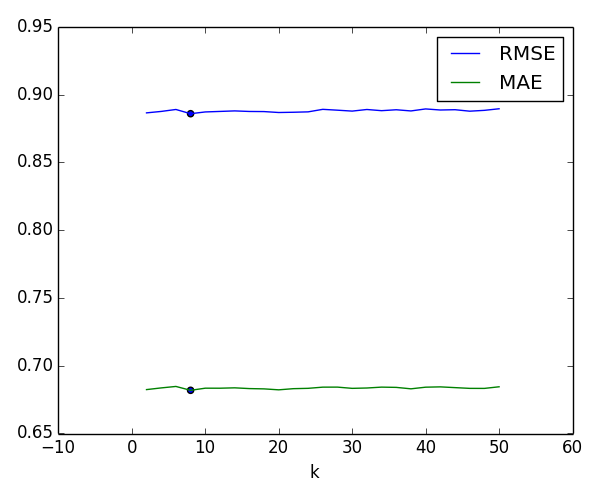

This figure's Python source:
import os
import numpy as np
import matplotlib.pyplot as plt
from surprise import Dataset,Reader,SVD
from surprise.model_selection import cross_validate

# Load the dataset. The path needs to be set to where ml-latest-small is downloaded
file_path = os.path.expanduser('/Volumes/DATA/Downloads/ml-latest-small/ratings.csv')
data = Dataset.load_from_file(file_path, reader=Reader(line_format='user item rating timestamp', sep=',', skip_lines=1))

k_values = np.arange(2,51,2)
RMSE = list()
MAE = list()

for k in k_values:
    algo = SVD(n_factors=k, biased=True)
    # cross-validation and print results.
    cv_result = cross_validate(algo, data, measures=['RMSE', 'MAE'], cv=10, verbose=True, n_jobs=-1)
    RMSE.append(np.average(cv_result.get('test_rmse')))
    MAE.append(np.average(cv_result.get('test_mae')))

plt.figure(figsize=[6,5]).set_tight_layout(True)
plt.plot(k_values, RMSE, label='RMSE')
plt.plot(k_values, MAE, label='MAE')
plt.xlabel('k')
plt.scatter((MAE.index(min(MAE))+1)*2, min(MAE))
print ((MAE.index(min(MAE))+1)*2, min(MAE))
plt.scatter((RMSE.index(min(RMSE))+1)*2, min(RMSE))
print ((RMSE.index(min(RMSE))+1)*2, min(RMSE))
plt.legend(loc="upper right")
